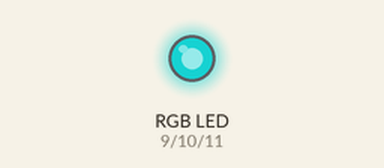
This sketch was run on a simulated Arduino Uno, built with avr-gcc and run on an emulated ATmega328P. Shown: an RGB LED mixed from three pins (HIGH = lit). Dim RGB values are drawn brighter than linear.

Above: at 0.1 s.
At 8.1 s:
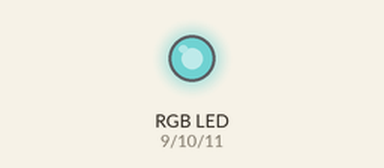
At 18.1 s:
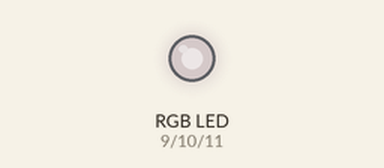
At 26.1 s:
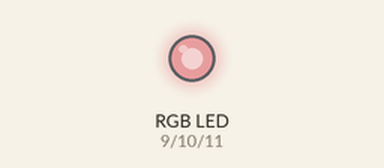
At 36.1 s:
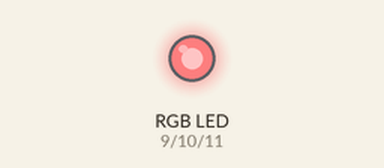
Timing chart, 0 to 39.5 s (numbered marks = the images above):
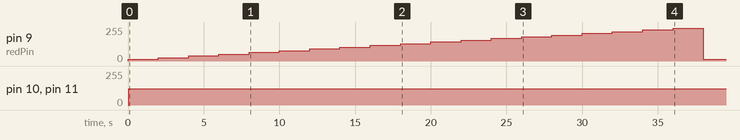

Measured:
- by itself, pin 9 (redPin): rises from 0/255 to 247/255 in 36.0 s, then falls to 13/255 in 2.0 s
- by itself, pin 10 (greenPin), pin 11 (bluePin): 0/255 → 123/255 at 0.04 s

The sketch:

sketch5.ino
```cpp
// definindo os pinos dos LEDs RGB
const int redPin = 9;   // LED vermelho conectado ao pino 9 (PWM)
const int greenPin = 10; // LED verde conectado ao pino 10 (PWM)
const int bluePin = 11;  // LED azul conectado ao pino 11 (PWM)

// intervalo para atualizar o duty cycle (2 segundos)
unsigned long previousMillisRed = 0;
const long intervalRed = 2000;  // 2 segundos

// inicio
int dutyCycleRed = 13;  // 5% de duty cycle para o LED vermelho
int dutyCycleGreen = 0; // 0% de intensidade para o LED verde
int dutyCycleBlue = 0;  // 0% de intensidade para o LED azul

void setup() {
  // inicializando os pinos como saída
  pinMode(redPin, OUTPUT);
  pinMode(greenPin, OUTPUT);
  pinMode(bluePin, OUTPUT);
}

void loop() {
  // atualizando o duty cycle do LED vermelho a cada 2 segundos
  unsigned long currentMillisRed = millis();
  if (currentMillisRed - previousMillisRed >= intervalRed) {
    // salva o tempo da última atualização
    previousMillisRed = currentMillisRed;

    // atualiza o duty cycle do LED vermelho (incrementa em 5%)
    dutyCycleRed += 13;  // 5% de 255 é aproximadamente 13

    if (dutyCycleRed > 255) {
      dutyCycleRed = 13;  // retorna para 5% de duty cycle
    }
  }

  // LEDs verde e azul (efeito de respiração)
  if (dutyCycleGreen < 255) {
    dutyCycleGreen += 5;  // aumenta o duty cycle do LED verde
  } else {
    dutyCycleGreen = 0;  // reseta o duty cycle do LED verde para 0
  }

  if (dutyCycleBlue < 255) {
    dutyCycleBlue += 5;   // aumenta o duty cycle do LED azul
  } else {
    dutyCycleBlue = 0;    // reseta o duty cycle do LED azul para 0
  }

  // aciona os LEDs com os duty cycles atualizados
  analogWrite(redPin, dutyCycleRed);    // controle do LED vermelho
  analogWrite(greenPin, dutyCycleGreen); // controle do LED verde
  analogWrite(bluePin, dutyCycleBlue);   // controle do LED azul
}
```
